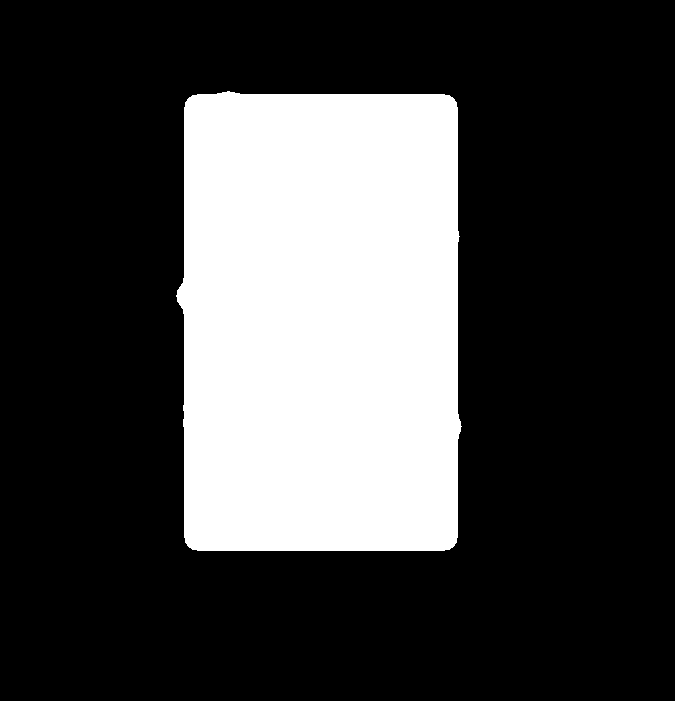

Recreate this plot in Python.
import numpy as np
import matplotlib.pyplot as plt
import scipy.misc
from skimage.color import rgb2gray
from skimage import morphology
from skimage import measure
import copy
import math
import scipy.fftpack as sp

filepath = "test_images/"

def readImage(name):
    return plt.imread(filepath+name)

def displayImage(image,m=1):
    plt.gray()
    plt.imshow(image,vmin=0,vmax=m)
    plt.axis("off")
    plt.show()

def getImageMax(image):
    type = image.dtype
    if np.issubdtype(type,np.integer):
        return np.iinfo(type).max
    else:
        return 1

def saveImage(image,name):
    plt.imsave(name,image,vmin=0,vmax=getImageMax(image))

#
#
#   Noise Removal
#
#

def removeSaltAndPepper(image,B):
    im_open = morphology.binary_opening(image,B)
    im_close = morphology.binary_closing(im_open,B)
    return im_close

square_noisy = readImage("square_noisy.png").astype(np.bool)
displayImage(square_noisy)

B = morphology.disk(13)

Q_square = removeSaltAndPepper(square_noisy,B)
displayImage(Q_square)
saveImage(Q_square,"Q_square.png")
